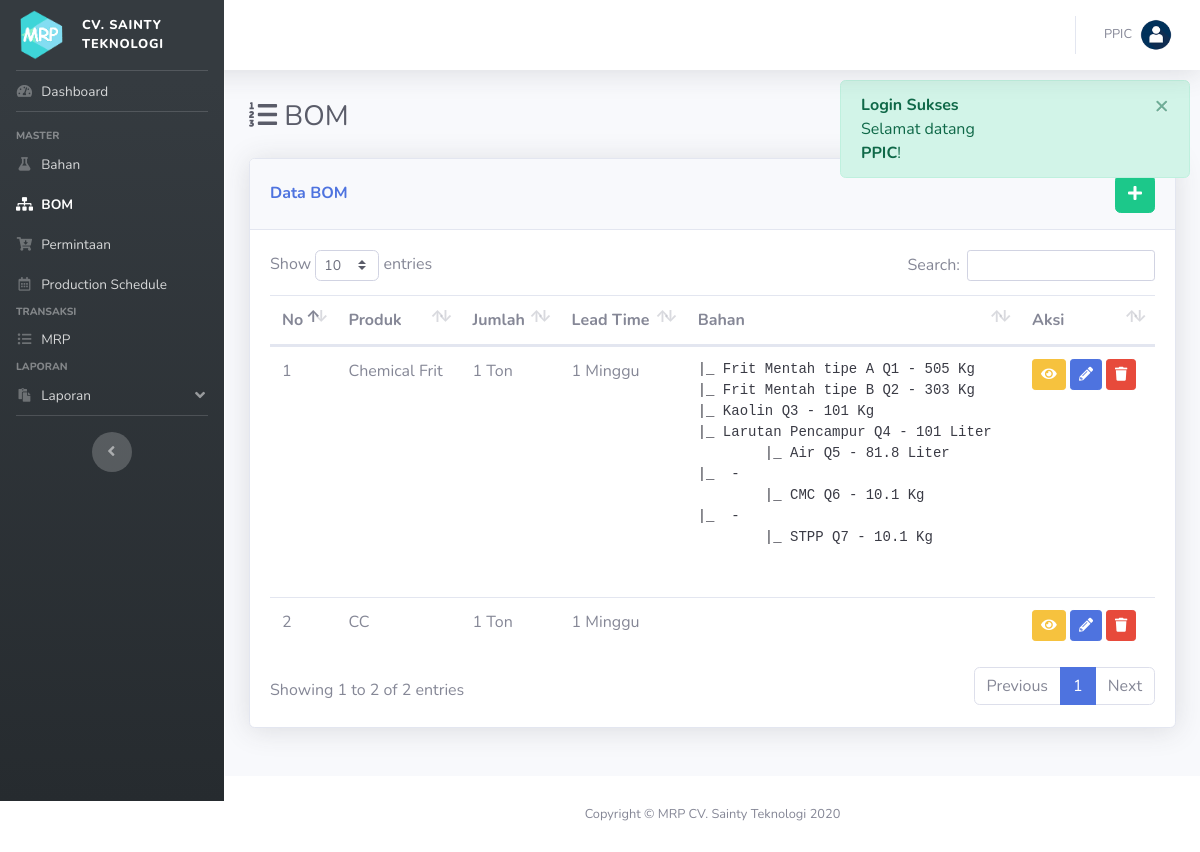
The app's page /index.php?p=bom (signed in) with its own data.
### tables this page shows
CREATE TABLE IF NOT EXISTS `bom` (
  `id_bom` int(11) NOT NULL AUTO_INCREMENT,
  `nama_bom` varchar(200) DEFAULT NULL,
  `satuan` varchar(50) DEFAULT NULL,
  `jumlah` double DEFAULT NULL,
  `LT` int(11) DEFAULT NULL,
  PRIMARY KEY (`id_bom`) USING BTREE
);

CREATE TABLE IF NOT EXISTS `bom_detail` (
  `id_bom_detail` int(11) NOT NULL AUTO_INCREMENT,
  `id_bom` int(11) DEFAULT NULL,
  `id_bahan` int(11) DEFAULT NULL,
  `jumlah` double DEFAULT NULL,
  `level` int(11) DEFAULT NULL,
  `parent` int(11) DEFAULT NULL,
  PRIMARY KEY (`id_bom_detail`) USING BTREE,
  KEY `id_bahan` (`id_bahan`),
  KEY `id_menu` (`id_bom`) USING BTREE,
  CONSTRAINT `FK_bom_detail_bom` FOREIGN KEY (`id_bom`) REFERENCES `bom` (`id_bom`) ON DELETE CASCADE ON UPDATE CASCADE,
  CONSTRAINT `FK_menu_detail_bahan` FOREIGN KEY (`id_bahan`) REFERENCES `bahan` (`id_bahan`) ON DELETE CASCADE ON UPDATE CASCADE
);

CREATE TABLE IF NOT EXISTS `bahan` (
  `id_bahan` int(11) NOT NULL AUTO_INCREMENT,
  `nama_bahan` varchar(200) DEFAULT NULL,
  `satuan` varchar(200) DEFAULT NULL,
  `jumlah` double DEFAULT NULL,
  `ss` double(22,0) DEFAULT NULL,
  `rop` double(22,0) DEFAULT NULL,
  `LT` int(11) DEFAULT NULL,
  PRIMARY KEY (`id_bahan`)
);

### config/koneksi.php (called while the page is built, shortened)
<?php
	function get_bahan($id){
		$sql = "SELECT a.*, b.nama_bahan, b.satuan FROM bom_detail a JOIN bahan b ON a.id_bahan = b.id_bahan WHERE a.id_bom = $id ORDER BY a.level ASC";
		$q = mysqli_query($GLOBALS['con'], $sql);
		$data = [];
		while($row = mysqli_fetch_array($q)){
			$data[] = array(
									'id_bom_detail' => $row['id_bom_detail'],
									'id_bahan' => $row['id_bahan'],
									'jumlah' => $row['jumlah'],
									'level' => $row['level'],
									'nama_bahan' => $row['nama_bahan'],
									'satuan' => $row['satuan'],
									'parent' => $row['parent']
									);
		}
		$tmp_data = [];
		foreach ($data as $k => $v) {
			if($v['level']==1){
				$tmp_data[$v['id_bahan']] = $v;
			}
		}
		foreach ($data as $k => $v) {
			if($v['level']==2){
				$tmp_data[$v['parent']]['child'][] = $v;
			}
		}
		return $tmp_data;
	}
?>

### pages/bom.php (the view, shortened to what this page needs)
<div class="d-sm-flex align-items-center justify-content-between mb-4">
    <h1 class="h3 mb-0 text-gray-800"> <i class="fa fa-list-ol"></i> BOM</h1>
</div>
<?php
    $ket = "Data";
?>
<div class="row row_angket">
    <div class="col mb-4">
        <div class="card shadow mb-4">
            <div class="card-header py-3 d-flex flex-row align-items-center justify-content-between">
                <h6 class="m-0 font-weight-bold text-primary"><?= ucfirst($ket); ?> BOM</h6>
                <?php
                if(!isset($_GET['ket'])){
                ?>
                <div class="dropdown no-arrow">
                    <a href="index.php?p=bom&ket=tambah" class="btn btn-success" data-toggle="tooltip" data-placement="top" title="Tambah Data"><i class="fa fa-plus"></i></a>
                </div>
                <?php } ?>
            </div>
            <div class="card-body">
            <?php
                if(!isset($form)):
            ?>
                <table class="table dataTable">
                    <thead>
                        <tr>
                            <th>No</th>
                            <th>Produk</th>
                            <th>Jumlah</th>
                            <th>Lead Time</th>
                            <th>Bahan</th>
                            <th>Aksi</th>
                        </tr>
                    </thead>
                    <tbody>
                    <?php
                        $i=0;
                        $sql = "SELECT * FROM bom";
                        $q = mysqli_query($con, $sql);
                        while($row = mysqli_fetch_array($q)):
                    ?>
                        <tr>
                            <td><?= ++$i; ?></td>
                            <td><?= $row['nama_bom']; ?></td>
                            <td><?= $row['jumlah'].' '.$row['satuan']; ?></td>
                            <td><?= $row['LT'].' Minggu'; ?></td>
                            <td>
                                <pre>
<?php
    $bahan = get_bahan($row['id_bom']);
    $ret = "";
    foreach ($bahan as $k => $v) {
        $ret .= "|_ $v[nama_bahan] - $v[jumlah] $v[satuan]<br>";
        if(isset($v['child'])){
            foreach ($v['child'] as $a => $b) {
                $ret .= "\t|_ $b[nama_bahan] - $b[jumlah] $b[satuan]<br>";
            }
        }
    }
    echo $ret;
?>
                                </pre>
                            </td>
                            <td>
                                <a href="index.php?p=bom&ket=detail&id=<?= $row['id_bom'] ?>" class="btn btn-sm btn-warning" data-toggle="tooltip" data-placement="top" title="Detail"><i class="fa fa-eye"></i></a>
                                <a href="index.php?p=bom&ket=ubah&id=<?= $row['id_bom'] ?>" class="btn btn-sm btn-primary" data-toggle="tooltip" data-placement="top" title="Ubah Data"><i class="fa fa-pencil-alt"></i></a>
                                <button type="button" class="btn btn-sm btn-danger btn-hapus"  data-id="<?= $row['id_bom'] ?>" data-toggle="tooltip" data-placement="top" title="Hapus">
                                    <i class="fa fa-trash"></i>
                                </button>
                            </td>
                        </tr>
                    <?php endwhile; ?>
                    </tbody>
                </table>
                <?php elseif(isset($form) && $form=="detail"): ?>
                <?php include("bom_detail.php"); ?>
                <?php endif; ?>
            </div>
        </div>
    </div>
</div>

### records on screen
bom: nama_bom "Chemical Frit", jumlah "1", satuan "Ton", LT "1"
bom_detail: id_bahan.nama_bahan "Frit Mentah tipe A Q1", jumlah "505", id_bahan.satuan "Kg"
bom_detail: id_bahan.nama_bahan "Frit Mentah tipe B Q2", jumlah "303", id_bahan.satuan "Kg"
bom_detail: id_bahan.nama_bahan "Kaolin Q3", jumlah "101", id_bahan.satuan "Kg"
bom_detail: id_bahan.nama_bahan "Larutan Pencampur Q4", jumlah "101", id_bahan.satuan "Liter"
bom_detail: id_bahan.nama_bahan "Air Q5", jumlah "81.8", id_bahan.satuan "Liter"
bom_detail: id_bahan.nama_bahan "CMC Q6", jumlah "10.1", id_bahan.satuan "Kg"
bom_detail: id_bahan.nama_bahan "STPP Q7", jumlah "10.1", id_bahan.satuan "Kg"
bom: nama_bom "CC", jumlah "1", satuan "Ton", LT "1"

### other values on screen
$v['group'] "MASTER"
$b['text'] "Bahan"
$b['text'] "BOM"
$b['text'] "Permintaan"
$b['text'] "Production Schedule"
$v['group'] "TRANSAKSI"
$b['text'] "MRP"
$v['group'] "LAPORAN"
$b['text'] "Laporan"
$_SESSION['name'] "PPIC"
$ket "Data"
$_SESSION["flash"]["head"] "Login Sukses"
$_SESSION["flash"]["msg"] "Selamat datang PPIC !"
